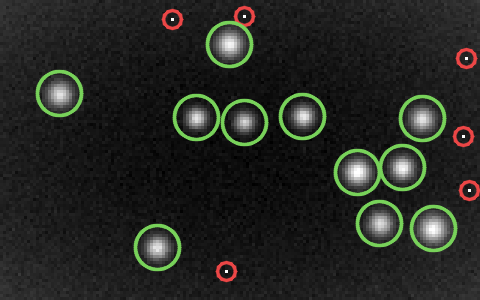
#> input picture private/solucoes/d1_resolvido.png, 480 x 300 px
$ python dia01_opencv.py ../private/solucoes/d1_resolvido.png
#> lines starting #> are read from the running program, lines starting #| are printed output that depends on the picture; after the words box and inside, x2 and y2 are one past the last pixel; in counts of white or black regions, pixels touching at a corner belong together
# Dia 1 com OpenCV
# uso: python dia01_opencv.py dia01.png
import sys

import cv2
import numpy as np

img = cv2.imread(sys.argv[1], cv2.IMREAD_GRAYSCALE)
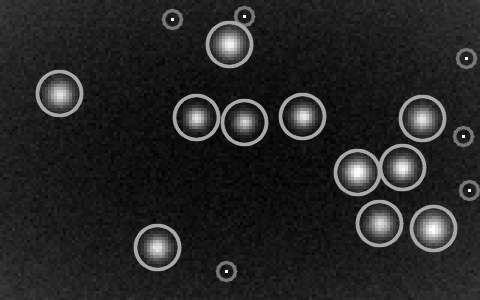
#> img: shape (300, 480); min 0, max 255, mean 37.5

# parte 1: pixel de objeto = brilho >= 100; objeto de verdade = 6 pixels ou mais
mascara = (img >= 100).astype("uint8")
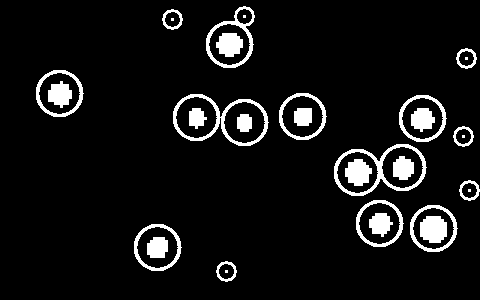
#> mascara: shape (300, 480); values 0 (black) and 1 (white), 7.6% white; 31 white regions (6 under 20 px), largest, box (x1, y1, x2, y2) and area: (173, 94, 269, 146) 995, (334, 144, 427, 196) 980, (206, 6, 255, 68) 646
n, rotulos, stats, _ = cv2.connectedComponentsWithStats(mascara, connectivity=8)
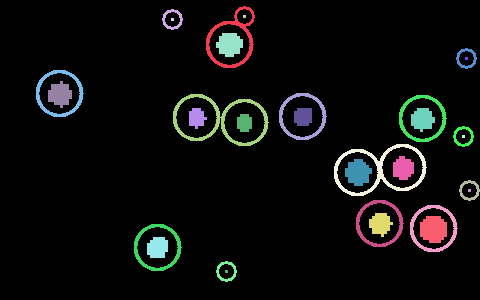
#> rotulos: shape (300, 480) int32; 32 distinct labels, from 0 to 31; one colour per label, 0 black
#> n = 32; stats = 32 rows, first 6: [0, 0, 480, 300, 133028], [206, 6, 49, 62, 646], [162, 9, 21, 21, 161], [243, 15, 3, 3, 9], [171, 18, 3, 3, 9], [216, 33, 27, 24, 495]
grandes = [i for i in range(1, n) if stats[i, cv2.CC_STAT_AREA] >= 6]
#> grandes = 31 values from 1 to 31
print("parte 1:", len(grandes))
#| parte 1: 31

# parte 2: galáxia é alongada. Pelos momentos de segunda ordem de cada objeto,
# a razão entre o eixo maior e o menor de uma estrela fica perto de 1.
estrelas = 0
for i in grandes:
    x, y, w, h, _ = stats[i]
    recorte = (rotulos[y:y + h, x:x + w] == i).astype("uint8")
    m = cv2.moments(recorte, binaryImage=True)
    cov = np.array([[m["mu20"], m["mu11"]], [m["mu11"], m["mu02"]]]) / m["m00"]
    l1, l2 = np.linalg.eigvalsh(cov)[::-1]
    razao = np.sqrt(l1 / max(l2, 1e-9))
    estrelas += razao < 1.8
#> this loop made 31 passes
#> (x, y, w, h, cov, l1, l2, razao) on passes 1 to 9: (206, 6, 49, 62, [[243.5, -76.02], [-76.02, 336.2]], 378.9, 200.8, 1.37), (162, 9, 21, 21, [[40.1, 0.0872], [0.0872, 40.38]], 40.4, 40.07, 1), (243, 15, 3, 3, [[0.667, 0], [0, 0.667]], 0.667, 0.667, 1), (171, 18, 3, 3, [[0.667, 0], [0, 0.667]], 0.667, 0.667, 1), (216, 33, 27, 24, [[43.16, -0.881], [-0.881, 37.07]], 43.29, 36.94, 1.08), (456, 48, 21, 21, [[39.93, 0.0864], [0.0864, 40.21]], 40.23, 39.91, 1), (465, 57, 3, 3, [[0.667, 0], [0, 0.667]], 0.667, 0.667, 1), (36, 70, 48, 47, [[249, 0.518], [0.518, 235.8]], 249.1, 235.8, 1.03), (48, 81, 24, 27, [[37.12, 0.09], [0.09, 36.48]], 37.13, 36.47, 1.01)
#> pass 1, `recorte = (rotulos[y:y + h, x:x + w] == i).astype("uint8")`:
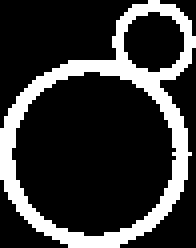
#> recorte: shape (62, 49) (shown 4 times larger); values 0 (black) and 1 (white), 21.3% white; 1 white region, box (x1, y1, x2, y2) and area: (0, 0, 49, 62) 646
#> pass 2, `recorte = (rotulos[y:y + h, x:x + w] == i).astype("uint8")`:
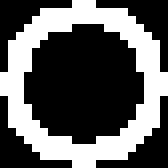
#> recorte: shape (21, 21) (shown 8 times larger); values 0 (black) and 1 (white), 36.5% white in thin lines or dots
#> after the loop, estrelas = 30
print("parte 2:", estrelas)
#| parte 2: 30
